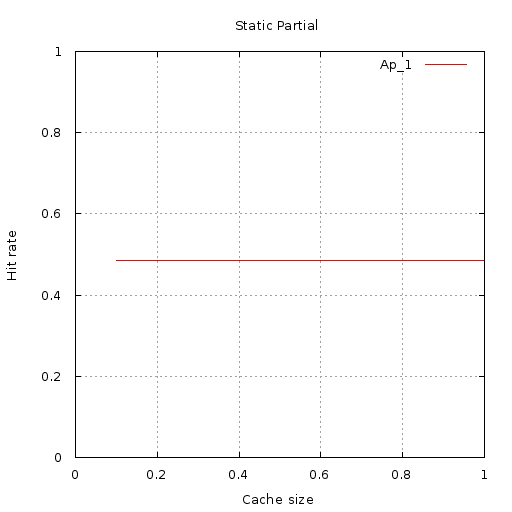

Here is the gnuplot script that generated this plot:
set terminal  png size 512,512 font 'Verdana, 10'
set title "Static Partial"
set output '//home//cat//Documents//CACHE//Results//PlotData//Static partial//BY_QOS//20_sec_half_part_requests//HR_VS_SIZE//size_vs_hr.png'
set ylabel "Hit rate"
set yrange [0:1]
set xlabel "Cache size"
set xrange [0:1]
set grid xtics ytics
plot '//home//cat//Documents//CACHE//Results//PlotData//Static partial//BY_QOS//20_sec_half_part_requests//HR_VS_SIZE//App_1.txt' using 1:2 with lines title 'Ap_1'
